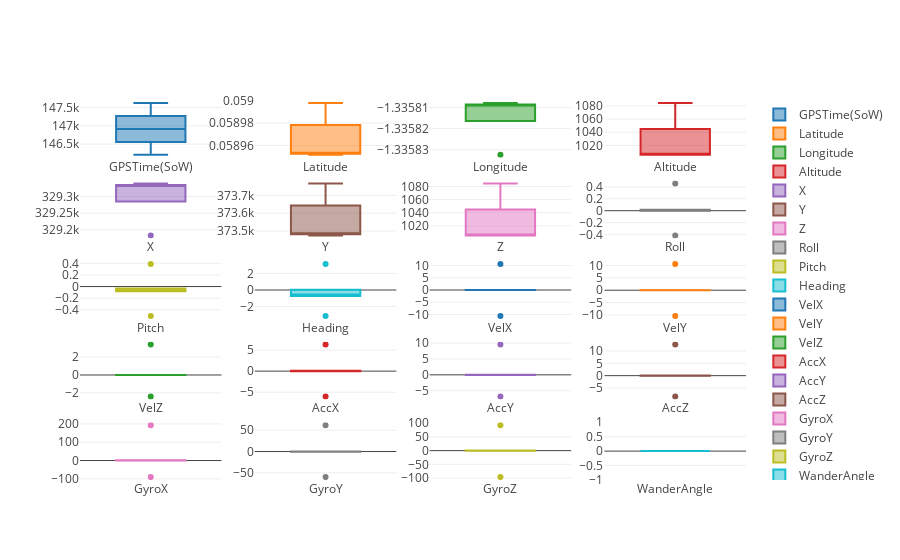

The cell this chart's notebook holds for it:
### Code cell
fig = plotBox(dfIMUGPS, rows=5, cols=4)
iplot(fig, filename='Box')

### Figure 1 — Plotly figure (JSON) as saved in the notebook; plotly's stock layout.template omitted (floating-point values rounded to 4 significant figures)
{"data": [{"name": "GPSTime(SoW)", "type": "box", "uid": "8efc8fa9-eb58-424b-b8bd-8de34493fdec", "xaxis": "x", "y": [146205, 146600.0, 146600.0, 146918, 147300.0, 147300.0, 147631], "yaxis": "y"}, {"name": "Latitude", "type": "box", "uid": "e2482bc4-172b-48bb-a36b-81d586829bde", "xaxis": "x2", "y": [0.05895, 0.05895, 0.05895, 0.05895, 0.05898, 0.05898, 0.059], "yaxis": "y2"}, {"name": "Longitude", "type": "box", "uid": "f6da6f07-7c36-4515-9d10-3e7876999ead", "xaxis": "x3", "y": [-1.336, -1.336, -1.336, -1.336, -1.336, -1.336, -1.336], "yaxis": "y3"}, {"name": "Altitude", "type": "box", "uid": "f93d8243-ab44-4116-81dd-7ffd93cc5af8", "xaxis": "x4", "y": [1006.0, 1006.0, 1006.0, 1006.0, 1045.0, 1045.0, 1085.0], "yaxis": "y4"}, {"name": "X", "type": "box", "uid": "a5bc5516-bc13-437b-bcfa-2c4b3b162c46", "xaxis": "x5", "y": [329200.0, 329300.0, 329300.0, 329300.0, 329300.0, 329300.0, 329300.0], "yaxis": "y5"}, {"name": "Y", "type": "box", "uid": "f911ff53-5688-4162-9bee-bae445590cec", "xaxis": "x6", "y": [373500.0, 373500.0, 373500.0, 373500.0, 373600.0, 373600.0, 373800.0], "yaxis": "y6"}, {"name": "Z", "type": "box", "uid": "bc1d0ba6-63fa-4072-b599-5b37c76d8c0f", "xaxis": "x7", "y": [1006.0, 1006.0, 1006.0, 1006.0, 1045.0, 1045.0, 1085.0], "yaxis": "y7"}, {"name": "Roll", "type": "box", "uid": "63b4298e-92cf-463b-a278-5588ec720be7", "xaxis": "x8", "y": [-0.4178, 0.000766, 0.000766, 0.01388, 0.0161, 0.0161, 0.4599], "yaxis": "y8"}, {"name": "Pitch", "type": "box", "uid": "0c7a39a7-b9ef-4d52-b73f-3c92a16580eb", "xaxis": "x9", "y": [-0.5063, -0.07925, -0.07925, -0.03724, -0.03494, -0.03494, 0.3878], "yaxis": "y9"}, {"name": "Heading", "type": "box", "uid": "f3c89a24-f785-4376-813e-e07642720e2e", "xaxis": "x10", "y": [-3.142, -0.7336, -0.7336, -0.5522, 0.0325, 0.0325, 3.142], "yaxis": "y10"}, {"name": "VelX", "type": "box", "uid": "efc789df-ea7b-4ccd-833f-4d39b7f0ec69", "xaxis": "x11", "y": [-10.62, -0.03175, -0.03175, -4.933e-05, 0.003906, 0.003906, 10.65], "yaxis": "y11"}, {"name": "VelY", "type": "box", "uid": "424af41a-4193-4d4e-a651-62ca141493f0", "xaxis": "x12", "y": [-10.45, -0.05849, -0.05849, -0.00022, 0.002055, 0.002055, 10.64], "yaxis": "y12"}, {"name": "VelZ", "type": "box", "uid": "68181d65-15c4-411b-b700-532ce1514224", "xaxis": "x13", "y": [-2.418, -0.01445, -0.01445, -0.0001272, 0.003298, 0.003298, 3.412], "yaxis": "y13"}, {"name": "AccX", "type": "box", "uid": "871d4750-3096-4539-87f4-3f27555bebf1", "xaxis": "x14", "y": [-6.039, -0.05227, -0.05227, 0.0005831, 0.0649, 0.0649, 6.307], "yaxis": "y14"}, {"name": "AccY", "type": "box", "uid": "279e6e32-5e09-4fa2-a450-8daf266c9702", "xaxis": "x15", "y": [-6.837, -0.06285, -0.06285, -0.0006005, 0.0622, 0.0622, 9.524], "yaxis": "y15"}, {"name": "AccZ", "type": "box", "uid": "6976a7da-10f4-4263-ad05-0609ce16fe30", "xaxis": "x16", "y": [-8.457, -0.06405, -0.06405, -0.0004151, 0.0343, 0.0343, 12.58], "yaxis": "y16"}, {"name": "GyroX", "type": "box", "uid": "1fba6c69-4266-4cc1-8c6b-37165d6b1651", "xaxis": "x17", "y": [-90.53, -0.1277, -0.1277, 0.006319, 1.394, 1.394, 193.4], "yaxis": "y17"}, {"name": "GyroY", "type": "box", "uid": "9218494f-cbcd-4bf0-85a4-456991b63442", "xaxis": "x18", "y": [-60.06, -0.3268, -0.3268, 0.0008536, 0.3702, 0.3702, 62.04], "yaxis": "y18"}, {"name": "GyroZ", "type": "box", "uid": "ad411844-e04c-459a-a6df-a6abf2bf1016", "xaxis": "x19", "y": [-96.8, -0.1309, -0.1309, 0.0009462, 0.234, 0.234, 93.08], "yaxis": "y19"}, {"name": "WanderAngle", "type": "box", "uid": "7564689e-c1fb-4c3a-99bc-624b00eee480", "xaxis": "x20", "y": [0, 0, 0, 0, 0, 0, 0], "yaxis": "y20"}], "layout": {"xaxis": {"anchor": "y", "domain": [0, 0.2125]}, "xaxis10": {"anchor": "y10", "domain": [0.2625, 0.475]}, "xaxis11": {"anchor": "y11", "domain": [0.525, 0.7375]}, "xaxis12": {"anchor": "y12", "domain": [0.7875, 1]}, "xaxis13": {"anchor": "y13", "domain": [0, 0.2125]}, "xaxis14": {"anchor": "y14", "domain": [0.2625, 0.475]}, "xaxis15": {"anchor": "y15", "domain": [0.525, 0.7375]}, "xaxis16": {"anchor": "y16", "domain": [0.7875, 1]}, "xaxis17": {"anchor": "y17", "domain": [0, 0.2125]}, "xaxis18": {"anchor": "y18", "domain": [0.2625, 0.475]}, "xaxis19": {"anchor": "y19", "domain": [0.525, 0.7375]}, "xaxis2": {"anchor": "y2", "domain": [0.2625, 0.475]}, "xaxis20": {"anchor": "y20", "domain": [0.7875, 1]}, "xaxis3": {"anchor": "y3", "domain": [0.525, 0.7375]}, "xaxis4": {"anchor": "y4", "domain": [0.7875, 1]}, "xaxis5": {"anchor": "y5", "domain": [0, 0.2125]}, "xaxis6": {"anchor": "y6", "domain": [0.2625, 0.475]}, "xaxis7": {"anchor": "y7", "domain": [0.525, 0.7375]}, "xaxis8": {"anchor": "y8", "domain": [0.7875, 1]}, "xaxis9": {"anchor": "y9", "domain": [0, 0.2125]}, "yaxis": {"anchor": "x", "domain": [0.848, 1]}, "yaxis10": {"anchor": "x10", "domain": [0.424, 0.576]}, "yaxis11": {"anchor": "x11", "domain": [0.424, 0.576]}, "yaxis12": {"anchor": "x12", "domain": [0.424, 0.576]}, "yaxis13": {"anchor": "x13", "domain": [0.212, 0.364]}, "yaxis14": {"anchor": "x14", "domain": [0.212, 0.364]}, "yaxis15": {"anchor": "x15", "domain": [0.212, 0.364]}, "yaxis16": {"anchor": "x16", "domain": [0.212, 0.364]}, "yaxis17": {"anchor": "x17", "domain": [0, 0.152]}, "yaxis18": {"anchor": "x18", "domain": [0, 0.152]}, "yaxis19": {"anchor": "x19", "domain": [0, 0.152]}, "yaxis2": {"anchor": "x2", "domain": [0.848, 1]}, "yaxis20": {"anchor": "x20", "domain": [0, 0.152]}, "yaxis3": {"anchor": "x3", "domain": [0.848, 1]}, "yaxis4": {"anchor": "x4", "domain": [0.848, 1]}, "yaxis5": {"anchor": "x5", "domain": [0.636, 0.788]}, "yaxis6": {"anchor": "x6", "domain": [0.636, 0.788]}, "yaxis7": {"anchor": "x7", "domain": [0.636, 0.788]}, "yaxis8": {"anchor": "x8", "domain": [0.636, 0.788]}, "yaxis9": {"anchor": "x9", "domain": [0.424, 0.576]}}}
